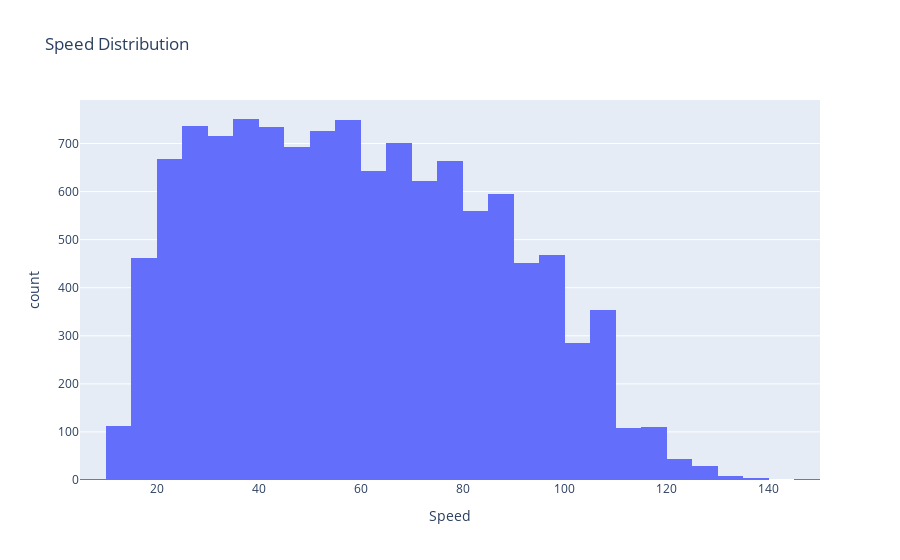

Notebook code cell kept with this figure:
### Code cell
fig = px.histogram(df, x="Speed", nbins=50, title="Speed Distribution")
fig.show()

### Figure 1 — Plotly figure (JSON) as saved in the notebook; plotly's stock layout.template omitted (floating-point values rounded to 4 significant figures; data arrays with more than 128 entries replaced by an {"elided": "..."} marker saying what was removed)
{"data": [{"bingroup": "x", "hovertemplate": "Speed=%{x}<br>count=%{y}<extra></extra>", "legendgroup": "", "marker": {"color": "#636efa", "pattern": {"shape": ""}}, "name": "", "nbinsx": 50, "orientation": "v", "showlegend": false, "type": "histogram", "x": {"elided": "12000 float values"}, "xaxis": "x", "yaxis": "y"}], "layout": {"barmode": "relative", "legend": {"tracegroupgap": 0}, "title": {"text": "Speed Distribution"}, "xaxis": {"anchor": "y", "domain": [0, 1], "title": {"text": "Speed"}}, "yaxis": {"anchor": "x", "domain": [0, 1], "title": {"text": "count"}}}}
